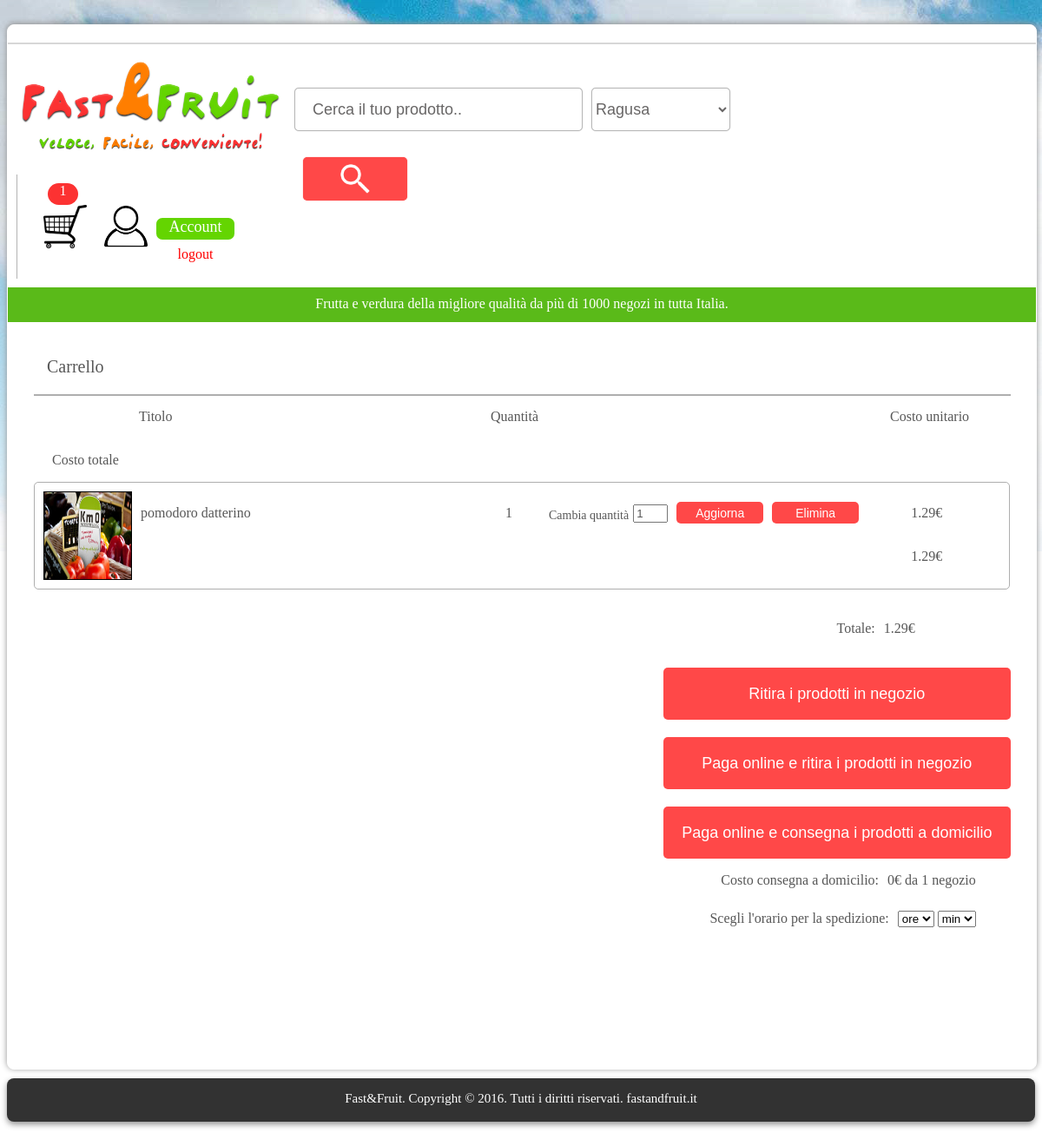
The app's page /cart.php (signed in) with its own data.
### tables this page shows
CREATE TABLE `prodotticarrello` (
  `cliente` int(10) UNSIGNED NOT NULL DEFAULT '0',
  `prodotto` int(10) UNSIGNED NOT NULL DEFAULT '0',
  `quantita` int(10) UNSIGNED NOT NULL DEFAULT '0',
  `PzVenduti` int(10) UNSIGNED NOT NULL DEFAULT '0'
);

CREATE TABLE `immagini` (
  `id` int(10) UNSIGNED NOT NULL,
  `nomefile` varchar(45) NOT NULL DEFAULT '',
  `principale` tinyint(1) DEFAULT NULL,
  `prodotto` int(10) UNSIGNED NOT NULL DEFAULT '0'
);

CREATE TABLE `prodotti` (
  `id` int(10) UNSIGNED NOT NULL,
  `titolo` varchar(45) NOT NULL DEFAULT '',
  `categoria` varchar(15) DEFAULT NULL,
  `marchio` varchar(15) DEFAULT NULL,
  `provenienza` varchar(20) DEFAULT NULL,
  `prezzo` float NOT NULL DEFAULT '0',
  `pezzatura` int(10) UNSIGNED DEFAULT NULL,
  `quantUnita` varchar(10) NOT NULL DEFAULT '0',
  `disponibilita` int(10) UNSIGNED NOT NULL DEFAULT '0',
  `dataOraAggiornamento` datetime NOT NULL DEFAULT '0000-00-00 00:00:00',
  `maturazione` int(10) UNSIGNED DEFAULT NULL,
  `tipoAgricoltura` int(10) UNSIGNED NOT NULL DEFAULT '0',
  `km0` tinyint(1) DEFAULT NULL,
  `promozione` tinyint(1) DEFAULT NULL,
  `prezzoVecchio` float DEFAULT NULL,
  `negozio` int(10) UNSIGNED NOT NULL DEFAULT '0',
  `presente` tinyint(1) UNSIGNED NOT NULL DEFAULT '1',
  `descrizione` text,
  `tipo` varchar(45) NOT NULL DEFAULT ''
);

### cart.php (the view, shortened to what this page needs)
<html xmlns="http://www.w3.org/1999/xhtml"><head>
	<link href="assets/css/style.css" rel="stylesheet" type="text/css" media="screen">
	<link href="assets/css/cartStyle.css" rel="stylesheet" type="text/css" media="screen">
	</head>
	<body>
		<?php
			require 'connect.php';
			if(!isset($_SESSION['iduser'])){
				if(isset($_SESSION['idseller'])){
					exit("Access denied");
				}
				else{
					header("Location:login.php");
					$_COOKIE['strproduct'] = $_SERVER['SCRIPT_NAME'].'?'.$_SERVER['QUERY_STRING'];
					setcookie('strproduct',$_COOKIE['strproduct'],time()+2000000,'/');
				}
			}
			else{
				$userID = $_SESSION['iduser'];
			}
			$queryCitta = "SELECT DISTINCT citta FROM negozi n";
			$resultCitta = mysqli_query($conn, $queryCitta) or die("Errore nella selezione delle citta nella tabella 'negozi'");
		?>
		<div class="main">
			<div class="header">
				<div class="logo">
					<a href="index.php"><img src="assets/images/logo.jpg"></a>
				</div>
				<div class="search">
					<form method="get" action="search.php" name="cerca">
						<input value="Cerca il tuo prodotto.." id="userSearch" autocomplete="off" type="text" name="findproduct">
					 	<select class="citySelection" name="selectcity">
					 	<?php
					 		while($citta=mysqli_fetch_row($resultCitta)){
								echo "<option value=\"".$citta[0]."\">".ucfirst($citta[0])."</option>";
							}
						?>
						</select>
						<input value ="" class="submit" type="submit">
					</form>
				</div>
				<div class="right">
				<?php
					if(isset($_SESSION['idseller']))
						echo '<a href=""><img src="assets/images/cart.png"></a>';
					else
						echo '<a href="cart.php"><img src="assets/images/cart.png"></a>';
				?>
					<p id="cartNumber">
						<?php
							if (isset($_SESSION['iduser'])) {
								$account="account.php?tipoOrdine=0";
								$query = "SELECT count(*) as numprodotti FROM prodotticarrello p where p.cliente = ".$_SESSION['iduser'].";";
								$result = mysqli_query($conn,$query) or die("Errore nella selezione dei parametri!");
								if(mysqli_num_rows($result) == 1){
									$row = mysqli_fetch_row($result);
									echo $row[0];
								}
							}
						?>
					</p>
				<?php echo '<a href="'.$account.'"><img src="assets/images/profile2.png"></a>'; ?>
					<a href= <?php
							if(isset($_SESSION['iduser']))
								echo "account.php?tipoOrdine=0";
						?>
						    ><p id="login">
						<?php
							if(isset($_SESSION['iduser']) || isset($_SESSION['idseller']))
								echo "Account";
							else
								echo "Accedi";
						?>
					</p></a>
					<a href= <?php
							if(isset($_SESSION['iduser']) || isset($_SESSION['idseller']))
								echo "index.php?action=logout";
							else
								echo "registerUser.php";
							?>
					><p id="register">
								<?php
								if((isset($_SESSION['iduser']) || isset($_SESSION['idseller'])))
									echo "logout";
								else
									echo "o registrati";
							?>
					</p></a>
				</div>
			</div>
			<div class="downBar">
				<p>Frutta e verdura della migliore qualità da più di 1000 negozi in tutta Italia.
				</p>
			</div>
			<div id="mainCart">
				<div id="coreTitle">Carrello</div>
				<div id="cartLegend">
					<p class="cartProductTitle">Titolo</p>
					<p class="cartQuantity">Quantità</p>
					<p class="cartProductCost">Costo unitario</p>
					<p class="cartProductTotCost">Costo totale</p>
				</div>
				<?php
					$subtot=0;
					$shippingCost=0;
					$Nnegozi=0;
					$shSub=array();
					$query = "SELECT p.titolo, pc.quantita, pc.prodotto, p.prezzo, i.nomefile FROM prodotticarrello pc, prodotti p, immagini i where pc.cliente = '".$userID."' and p.id = pc.prodotto and i.principale = 1 and p.presente = 1 and i.prodotto=pc.prodotto;";
					$resultp = mysqli_query($conn,$query) or die ("Error: ".mysqli_error($conn));
					if(mysqli_num_rows($resultp) > 0){
						while ($arrayProduct = mysqli_fetch_row($resultp)) {
							$subtot+=($arrayProduct[3]*$arrayProduct[1]);
							echo '
				<div class="cartOrder">
					<div class="cartProductImage">
						<img src="prodotti/'.$arrayProduct[4].'">
					</div>
					<p class="cartProductTitle">'.$arrayProduct[0].'</p>
					<p class="cartQuantity">'.$arrayProduct[1].'</p>
					<form method="post" action="cart.php" class="form">
					<div class="cartQuantInput">
						<p>Cambia quantità</p>
						<input value="1" type="text" id="cartQuantityInput" name="changequantity">
						<input value="'.$arrayProduct[2].'" type="hidden" id="cartProductId" name="cartproductid">
					</div>
					<div class="cartOrderButtonsContainer">
						<input value="Aggiorna" class="cartOrderButtons" id="updateButton" type="submit" name="aggiorna">
						<input value="Elimina" class="cartOrderButtons" id="deleteButton" type="submit" name="elimina">
					</div>
					</form>
					<p class="cartProductCost">'.$arrayProduct[3].'&euro;</p>
					<p class="cartProductTotCost">'.($arrayProduct[3]*$arrayProduct[1]).'&euro;</p>
				</div>';
							$query="SELECT n.id, n.costoDomicilio FROM negozi n WHERE n.id=(SELECT p.negozio FROM prodotti p WHERE p.id='".$arrayProduct[2]."');";
							$result = mysqli_query($conn,$query) or die ("Error: ".mysqli_error($conn));
							if(mysqli_num_rows($result) > 0){
								$row = mysqli_fetch_row($result);
								$exist=false;
								$count=0;
								if($exist==false){
									$prshco[]=$row[1];
									$shSub[]=($arrayProduct[3]*$arrayProduct[1]);
								}
								else{
									$shSub[$count]+=($arrayProduct[3]*$arrayProduct[1]);
								}
							}
						}
						for($i=0; $i<count($prshco); $i++){
							$shippingCost+=$prshco[$i];
							$Nnegozi++;
						}
					}
				?>
				<div id="checkoutContainer">
					<p id="checkout"><?php echo $subtot; ?>&euro;</p>
					<p id="checkoutTitle">Totale: </p>
				</div>
				<form method="get" action="done.php" class="form">
					<div id="lowBar">
						<input value="Ritira i prodotti in negozio" class="cartFinishButtons" type="submit" name="goToShop">
					</div>
					<div id="lowBar">
						<input value="Paga online e ritira i prodotti in negozio" class="cartFinishButtons" type="submit" name="payGoToShop">
					</div>
					<div id="lowBar">
						<input value="Paga online e consegna i prodotti a domicilio" class="cartFinishButtons" type="submit" name="payHome" onclick="checkTime()" id="payHome">
					</div>
					<div id="shippingCostContainer">
						<p id="shippingCost">
							<?php
								echo $shippingCost."&euro; da ".$Nnegozi;
								if($Nnegozi>1)
									echo " negozi";
								else
									echo " negozio";
							?>
						</p>
						<p id="shippingCostTitle">Costo consegna a domicilio: </p>
					</div>
					<div id="shippingTime">
						<select name="hour" class="hour" id="selectHour">
							<option value="0" selected>ore</option>
						</select>
						<select name="minute"class="minute" id="selectMinute">
							<option value="0" selected>min</option>
						</select>
						<p>Scegli l'orario per la spedizione:</p>
					</div>
				</form>
			</div>
		</div>
		<div class="footer">
			<p>Fast&Fruit. Copyright &#169; 2016. Tutti i diritti riservati. fastandfruit.it</p>
		</div>
	</body>
</html>

### assets/css/style.css (style rules this page uses)
body { border:0px solid black; background: url(../images/back.jpg) top left no-repeat; position: relative; font-family: tahoma; }
.main { background-color: white; width:100%; min-width: 800px; max-width: 1366px; margin:-20 auto; margin-top:20px; float:left; border-radius: 8px; box-shadow:0px -1px 7px 0px rgb(144, 144, 144); border: 1px solid #fff; min-height: 1000px; }
.header { width: 100%; height: auto; float:left; margin-top:20px; border-top: 2px solid #d7d7d7; }
.logo { border:0px solid black; width:310px; height:120px; padding:0px; margin:10px; float:left; }
.logo img { height:100%; width:100%; }
.search { border:0px solid black; width:51%; height:110px; padding-top:10px; margin:10px; margin-left:0px; float:left; }
#userSearch { float:left; background-color: white; width:55%; height: 50px; border-width: 0px; border-radius: 5px; margin-top:30px; border:1px solid #b7b7b7; box-shadow:0px 0px 1px 0px #bababa; padding-left: 20px; font-size: 18px; color: #686666; padding-right: 20px; }
.search .submit { float:left; background-color: #ff4848; width:120px; height: 50px; border-width: 0px; border-radius: 5px; margin-left:10px; margin-top:30px; box-shadow: 0px 0px 1px 0px #ff4848; background: #ff4848 url(../images/search.png) center center no-repeat; background-size: 40px; }
.search .citySelection { float:left; background-color: white; width:160px; height: 50px; border-width: 0px; border-radius: 5px; margin-left:10px; margin-top:30px; border:1px solid #b7b7b7; box-shadow:0px 0px 1px 0px #bababa; font-size: 18px; color: #686666; }
.header .right { border-left:1px solid #b3b3b3; width:250px; height:100px; padding:10px; margin:10px; float:left; }
.header .right img { float:left; width: 50px; height: 50px; margin-top: 25px; margin-left: 20px; }
#register { float:left; margin-left:150px; margin-top:-10px; color:red; width: 90px; text-align: center; font-size: 16px; }
#login { margin-left:10px; float:left; color:white; margin-top:40px; background-color: #64d501; width: 90px; text-align: center; height: 25px; border-radius: 7px; font-size: 18px; }
#cartNumber { color:#fff; float:left; margin-left:-45px; background-color: #fc3232; height: 25px; width: 35px; text-align: center; border-radius: 20px; margin-top: 0px; }
.downBar { width: 100%; height: 40px; float:left; margin-top:0px; background-color:rgba(73, 179, 0, 0.9); text-align: center; }
.downBar p { color:white; font-size:16px; width: auto; margin-top: 10px; }
#coreTitle { color: #575757; font-size: 20px; margin-left: 15px; margin-top: 10px; }
.footer { width: 100%; height: 50px; float:left; margin-top:30px; background-color: #323232; border-radius: 8px; box-shadow: 0px 3px 7px 0px rgb(144, 144, 144); margin-bottom: 30px; }
.footer p { text-align: center; color: white; font-size: 15px; }

### records on screen
prodotticarrello: immagini.nomefile (picture), prodotto.titolo "pomodoro datterino", quantita "1", prodotto.prezzo "1.29", $arrayProduct[3]*$arrayProduct[1] "1.29"

### other values on screen
$row[0] "1"
$subtot "1.29"
$shippingCost "0"
$Nnegozi "1"
form field selectcity "Ragusa"
